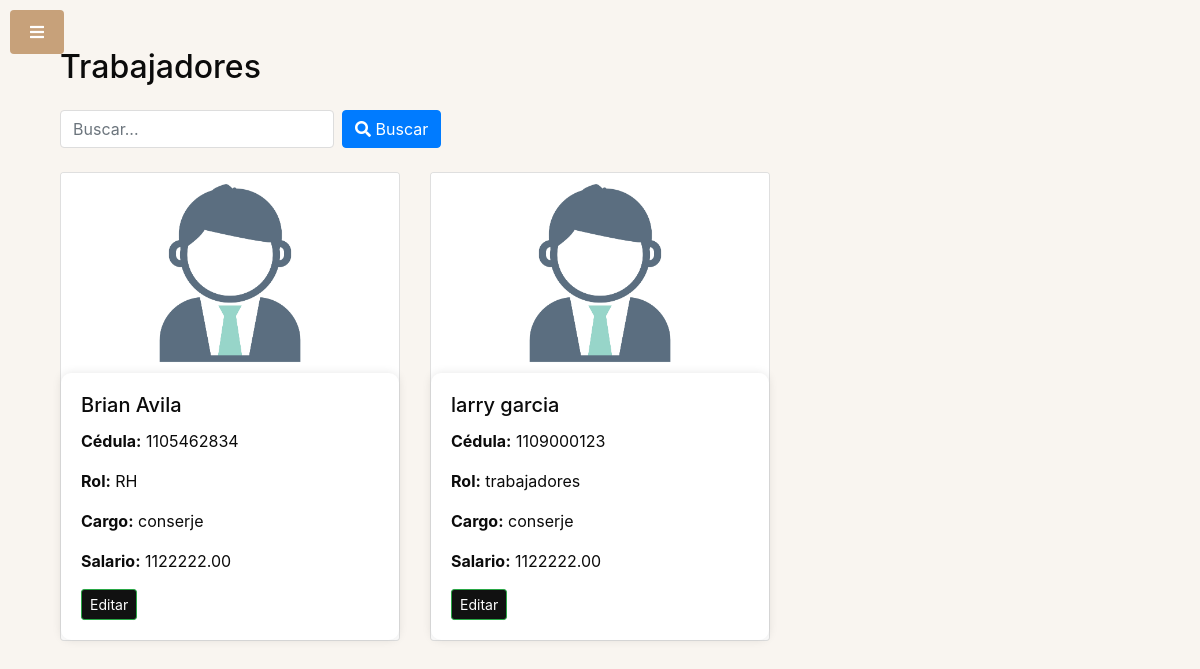
Screenshot of /admin/PHP/index.php (signed in) with the database file from the repository.
### tables this page shows
CREATE TABLE `usuarios` (
  `id_us` bigint(11) NOT NULL,
  `nombre_us` varchar(50) NOT NULL,
  `apellido_us` varchar(50) NOT NULL,
  `correo_us` varchar(50) NOT NULL,
  `tel_us` varchar(15) NOT NULL,
  `pass` varchar(500) NOT NULL,
  `ruta_foto` varchar(255) DEFAULT NULL,
  `id_puesto` int(11) DEFAULT NULL,
  `id_rol` int(11) NOT NULL,
  `Codigo` int(10) NOT NULL,
  `id_empresa` bigint(11) DEFAULT NULL,
  `token` varchar(5) DEFAULT NULL
);

CREATE TABLE `roles` (
  `ID` int(11) NOT NULL,
  `Tp_user` varchar(255) DEFAULT NULL
);

CREATE TABLE `puestos` (
  `ID` int(11) NOT NULL,
  `cargo` varchar(20) DEFAULT NULL,
  `salario` decimal(10,2) DEFAULT NULL,
  `id_empresa` bigint(11) NOT NULL,
  `id_arl` int(11) DEFAULT NULL
);

### admin/PHP/index.php (the view, shortened to what this page needs)
<?php
include '../../conexion/db.php';
try {
    $id_us = $_SESSION['id_us'];
    $stmt = $conexion->prepare("SELECT id_empresa FROM usuarios WHERE id_us = :id_us");
    $stmt->bindParam(':id_us', $id_us, PDO::PARAM_INT);
    $stmt->execute();
    $id_empresa = $stmt->fetchColumn();
    $sql = "SELECT usuarios.id_us, usuarios.nombre_us, usuarios.apellido_us, usuarios.correo_us, usuarios.tel_us, roles.tp_user, puestos.cargo, puestos.salario, usuarios.ruta_foto
        FROM usuarios
        LEFT JOIN roles ON usuarios.id_rol = roles.id
        LEFT JOIN puestos ON usuarios.id_puesto = puestos.id
        WHERE usuarios.id_rol >= 6 AND usuarios.id_empresa = :id_empresa";
    $stmt = $conexion->prepare($sql);
    $stmt->bindParam(':id_empresa', $id_empresa, PDO::PARAM_INT);
    $stmt->execute();
    $usuarios = $stmt->fetchAll(PDO::FETCH_ASSOC);
} catch (PDOException $e) {
    echo "Error de conexión a la base de datos: " . $e->getMessage();
    exit();
}
?>
<!DOCTYPE html>
<html lang="es">
<head>
    <link href="https://maxcdn.bootstrapcdn.com/bootstrap/4.5.2/css/bootstrap.min.css" rel="stylesheet">
    <link rel="stylesheet" href="https://cdnjs.cloudflare.com/ajax/libs/font-awesome/5.15.4/css/all.min.css">
    <link rel="stylesheet" href="../css/admin.css">
</head>
<body>
    <?php include 'nav.php'; ?>
    <div class="container">
        <div class="container mt-5">
            <h2 class="mb-4">Trabajadores</h2>
            <div class="row mb-4">
                <div class="col">
                    <form method="post" class="form-inline">
                        <div class="form-group mr-2">
                            <input type="text" class="form-control" name="search_term" placeholder="Buscar...">
                        </div>
                        <button type="submit" class="btn btn-primary mr-2"><i class="fas fa-search"></i> Buscar</button>
                    </form>
                </div>
            </div>
            <div class="row">
                <?php if (isset($usuarios) && !empty($usuarios)) : ?>
                    <?php foreach ($usuarios as $usuario) : ?>
                        <div class="col-md-4">
                            <div class="card">
                                <?php if (!empty($usuario['ruta_foto'])) : ?>
                                    <?php
                                    $ruta_foto = $usuario['ruta_foto'];
                                    $ruta_foto_ajustada = implode("/", array_slice(explode("/", $ruta_foto), 2));
                                    ?>
                                    <img class="card-img-top" src="../<?php echo $ruta_foto_ajustada; ?>" alt="Foto">
                                <?php endif; ?>
                                <div class="card-body">
                                    <h5 class="card-title"><?php echo $usuario['nombre_us'] . ' ' . $usuario['apellido_us']; ?></h5>
                                    <p class="card-text"><strong>Cédula:</strong> <?php echo $usuario['id_us']; ?></p>
                                    <p class="card-text"><strong>Rol:</strong> <?php echo $usuario['tp_user']; ?></p>
                                    <p class="card-text"><strong>Cargo:</strong> <?php echo $usuario['cargo']; ?></p>
                                    <p class="card-text"><strong>Salario:</strong> <?php echo $usuario['salario']; ?></p>
                                    <button class="btn btn-success btn-sm" onclick="window.location.href='editar_php/editar_empleados.php?id_us=<?php echo $usuario['id_us']; ?>'">Editar</button>
                                </div>
                            </div>
                        </div>
                    <?php endforeach; ?>
                <?php endif; ?>
            </div>
        </div>
    </div>
</body>
</html>

### admin/PHP/nav.php (shortened to what this page needs)
<!DOCTYPE html>
<html lang="en">
<head>
    <link href="https://maxcdn.bootstrapcdn.com/bootstrap/4.5.2/css/bootstrap.min.css" rel="stylesheet">
    <link rel="stylesheet" href="https://cdnjs.cloudflare.com/ajax/libs/font-awesome/5.15.4/css/all.min.css">
    <link rel="stylesheet" href="../css/admin.css">
</head>
<body>
    <button class="btn btn-toggle" id="toggleNav">
        <i class="fas fa-bars"></i>
    </button>
</body>
</html>

### admin/css/admin.css (style rules this page uses)
:root { --primary-color: #c7a17a !important; --background-color: #f9f5f0 !important; --dark-color: #151515 !important; --hover-button-color: #9b7752 !important; --button-login-color: #6DC5D1 !important; --button-login-hover: #59a2ac !important; --button-decline-term: #e88162 !important; }
body { background-color: #F9F5F0 !important; color: #0B0B0B !important; }
.card-body { background-color: #FFFFFF !important; border-radius: 10px; box-shadow: 0 0 10px rgba(0, 0, 0, 0.1) !important; }
.form-control { border: 1px solid #DDDDDD !important; }

### admin/PHP/index.php (style rules this page uses)
.card { margin-bottom: 20px; }
.card-img-top { width: 100%; height: 200px; object-fit: cover; }

### admin/PHP/nav.php (style rules this page uses)
.btn-toggle { background-color: #c7a17a; color: white; border: none; padding: 10px 20px; cursor: pointer; position: absolute; top: 10px; left: 10px; z-index: 999; }
.btn-sm { background-color: #111; }

### rows the page displays
usuarios: ruta_foto (placeholder picture), nombre_us "Brian", apellido_us "Avila", id_us "1105462834", id_rol.Tp_user "RH", id_puesto.cargo "conserje", id_puesto.salario "1122222.00"
usuarios: ruta_foto (placeholder picture), nombre_us "larry", apellido_us "garcia", id_us "1109000123", id_rol.Tp_user "trabajadores", id_puesto.cargo "conserje", id_puesto.salario "1122222.00"
